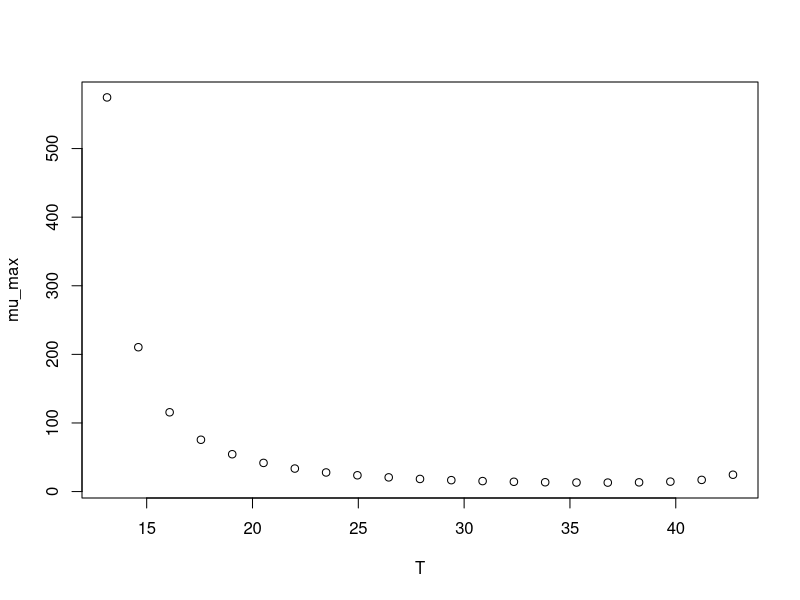

The R script that drew this image:
#############################
# start of Parameter script
#############################
T <- seq(13.1268731268731,42.70266,length.out=21)
#############################
# end of Parameter script
#############################
############################# 
# start of Model script Gropin ID 1154 
#############################
 
# constant coefficients for this model
 
variables <- data.frame(T)
argumentsPar <- expand.grid(variables)
 
# heart of the model
response_surface <- function(T) {
   mumax <-exp(2.21)*(0.633*(T-44.3)*((T-11.5)^2)/(((36.4-11.5)*(T-36.4)-(36.4-44.3)*(36.4+11.5-2*T))*(36.4-11.5)))^(-0.786)

return(mumax=mumax)
} 

# output parameters
mumax <- cbind(argumentsPar,response_surface(argumentsPar['T']))
colnames(mumax) <- c(colnames(argumentsPar),'mumax')
#############################
# End of Model script
#############################
############################# 
# start of Visualisation script Gropin ID 1154 
#############################
plot(T,mumax$mumax,
                          xlab='T',
                          ylab='mu_max')
#############################
# End of Visualisation script
#############################
